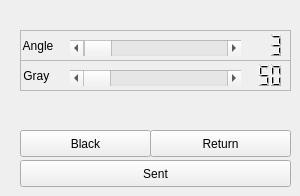
       <widget class="QWidget" name="tab_10">
        <attribute name="title">
         <string>Black</string>
        </attribute>
        <widget class="QFrame" name="frame_19">
         <property name="geometry">
          <rect>
           <x>20</x>
           <y>30</y>
           <width>271</width>
           <height>31</height>
          </rect>
         </property>
         <property name="frameShape">
          <enum>QFrame::StyledPanel</enum>
         </property>
         <property name="frameShadow">
          <enum>QFrame::Raised</enum>
         </property>
         <widget class="QScrollBar" name="Black_Angle_">
          <property name="geometry">
           <rect>
            <x>50</x>
            <y>10</y>
            <width>171</width>
            <height>16</height>
           </rect>
          </property>
          <property name="minimum">
           <number>1</number>
          </property>
          <property name="maximum">
           <number>360</number>
          </property>
          <property name="pageStep">
           <number>1</number>
          </property>
          <property name="value">
           <number>3</number>
          </property>
          <property name="orientation">
           <enum>Qt::Horizontal</enum>
          </property>
         </widget>
         <widget class="QLCDNumber" name="Black_Angle_num">
          <property name="geometry">
           <rect>
            <x>200</x>
            <y>0</y>
            <width>64</width>
            <height>31</height>
           </rect>
          </property>
          <property name="frameShape">
           <enum>QFrame::NoFrame</enum>
          </property>
          <property name="value" stdset="0">
           <double>3.000000000000000</double>
          </property>
          <property name="intValue" stdset="0">
           <number>3</number>
          </property>
         </widget>
         <widget class="QLabel" name="label_angle">
          <property name="geometry">
           <rect>
            <x>0</x>
            <y>0</y>
            <width>51</width>
            <height>31</height>
           </rect>
          </property>
          <property name="text">
           <string> Angle</string>
          </property>
         </widget>
        </widget>
        <widget class="QFrame" name="frame_20">
         <property name="geometry">
          <rect>
           <x>20</x>
           <y>60</y>
           <width>271</width>
           <height>31</height>
          </rect>
         </property>
         <property name="frameShape">
          <enum>QFrame::StyledPanel</enum>
         </property>
         <property name="frameShadow">
          <enum>QFrame::Raised</enum>
         </property>
         <widget class="QLCDNumber" name="Black_inner_num">
          <property name="geometry">
           <rect>
            <x>200</x>
            <y>0</y>
            <width>64</width>
            <height>31</height>
           </rect>
          </property>
          <property name="frameShape">
           <enum>QFrame::NoFrame</enum>
          </property>
          <property name="value" stdset="0">
           <double>50.000000000000000</double>
          </property>
         </widget>
         <widget class="QScrollBar" name="Black_Gray">
          <property name="enabled">
           <bool>true</bool>
          </property>
          <property name="geometry">
           <rect>
            <x>50</x>
            <y>10</y>
            <width>171</width>
            <height>16</height>
           </rect>
          </property>
          <property name="minimum">
           <number>50</number>
          </property>
          <property name="maximum">
           <number>240</number>
          </property>
          <property name="orientation">
           <enum>Qt::Horizontal</enum>
          </property>
         </widget>
         <widget class="QLabel" name="label_inner">
          <property name="geometry">
           <rect>
            <x>0</x>
            <y>0</y>
            <width>41</width>
            <height>31</height>
           </rect>
          </property>
          <property name="text">
           <string> Gray</string>
          </property>
         </widget>
        </widget>
        <widget class="QPushButton" name="Return">
         <property name="geometry">
          <rect>
           <x>150</x>
           <y>130</y>
           <width>141</width>
           <height>27</height>
          </rect>
         </property>
         <property name="text">
          <string>Return</string>
         </property>
        </widget>
        <widget class="QPushButton" name="Black_Threshold">
         <property name="geometry">
          <rect>
           <x>20</x>
           <y>130</y>
           <width>131</width>
           <height>27</height>
          </rect>
         </property>
         <property name="text">
          <string>Black</string>
         </property>
        </widget>
        <widget class="QPushButton" name="Black_savedata">
         <property name="geometry">
          <rect>
           <x>20</x>
           <y>160</y>
           <width>271</width>
           <height>27</height>
          </rect>
         </property>
         <property name="text">
          <string>Sent</string>
         </property>
        </widget>
       </widget>
